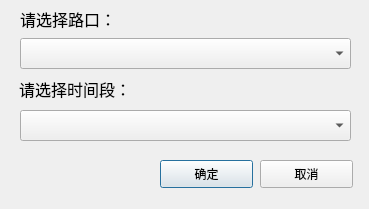
<?xml version="1.0" encoding="UTF-8"?>
<ui version="4.0">
 <class>Dialog_chooseRoad</class>
 <widget class="QDialog" name="Dialog_chooseRoad">
  <property name="geometry">
   <rect>
    <x>0</x>
    <y>0</y>
    <width>369</width>
    <height>209</height>
   </rect>
  </property>
  <property name="minimumSize">
   <size>
    <width>0</width>
    <height>0</height>
   </size>
  </property>
  <property name="maximumSize">
   <size>
    <width>1000000</width>
    <height>10000000</height>
   </size>
  </property>
  <property name="windowTitle">
   <string>查看已处理视频</string>
  </property>
  <widget class="QPushButton" name="pushButton_ok">
   <property name="geometry">
    <rect>
     <x>160</x>
     <y>160</y>
     <width>93</width>
     <height>28</height>
    </rect>
   </property>
   <property name="text">
    <string>确定</string>
   </property>
  </widget>
  <widget class="QPushButton" name="pushButton_quit">
   <property name="geometry">
    <rect>
     <x>260</x>
     <y>160</y>
     <width>93</width>
     <height>28</height>
    </rect>
   </property>
   <property name="text">
    <string>取消</string>
   </property>
  </widget>
  <widget class="QComboBox" name="chooseRoad">
   <property name="geometry">
    <rect>
     <x>20</x>
     <y>38</y>
     <width>331</width>
     <height>31</height>
    </rect>
   </property>
   <property name="font">
    <font>
     <family>仿宋</family>
     <pointsize>12</pointsize>
    </font>
   </property>
  </widget>
  <widget class="QLabel" name="label_2">
   <property name="geometry">
    <rect>
     <x>20</x>
     <y>-2</y>
     <width>111</width>
     <height>41</height>
    </rect>
   </property>
   <property name="font">
    <font>
     <family>Agency FB</family>
     <pointsize>12</pointsize>
    </font>
   </property>
   <property name="text">
    <string>请选择路口：</string>
   </property>
  </widget>
  <widget class="QLabel" name="label">
   <property name="geometry">
    <rect>
     <x>19</x>
     <y>73</y>
     <width>131</width>
     <height>31</height>
    </rect>
   </property>
   <property name="font">
    <font>
     <family>Agency FB</family>
     <pointsize>12</pointsize>
    </font>
   </property>
   <property name="text">
    <string>请选择时间段：</string>
   </property>
  </widget>
  <widget class="QComboBox" name="choose_time">
   <property name="geometry">
    <rect>
     <x>20</x>
     <y>110</y>
     <width>331</width>
     <height>31</height>
    </rect>
   </property>
   <property name="font">
    <font>
     <family>仿宋</family>
     <pointsize>12</pointsize>
    </font>
   </property>
  </widget>
 </widget>
 <resources/>
 <connections>
  <connection>
   <sender>pushButton_quit</sender>
   <signal>clicked()</signal>
   <receiver>Dialog_chooseRoad</receiver>
   <slot>close()</slot>
   <hints>
    <hint type="sourcelabel">
     <x>326</x>
     <y>123</y>
    </hint>
    <hint type="destinationlabel">
     <x>191</x>
     <y>71</y>
    </hint>
   </hints>
  </connection>
  <connection>
   <sender>pushButton_ok</sender>
   <signal>clicked()</signal>
   <receiver>Dialog_chooseRoad</receiver>
   <slot>accept()</slot>
   <hints>
    <hint type="sourcelabel">
     <x>226</x>
     <y>123</y>
    </hint>
    <hint type="destinationlabel">
     <x>191</x>
     <y>71</y>
    </hint>
   </hints>
  </connection>
 </connections>
</ui>
